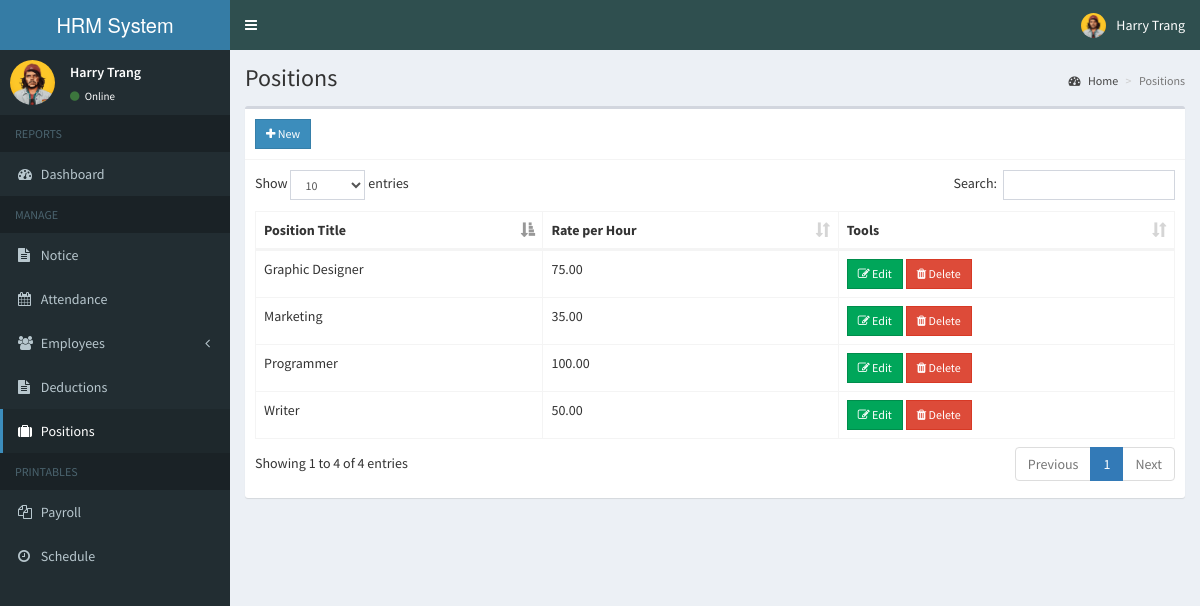
The page /admin/position.php (signed in) on the database its author committed.
### tables this page shows
CREATE TABLE `position` (
  `id` int(11) NOT NULL AUTO_INCREMENT,
  `description` varchar(150) NOT NULL,
  `rate` double NOT NULL,
  PRIMARY KEY (`id`)
);

### admin/includes/session.php (called while the page is built, shortened)
<?php
	include 'includes/conn.php';
	$sql = "SELECT * FROM admin WHERE id = '".$_SESSION['admin']."'";
	$query = $conn->query($sql);
	$user = $query->fetch_assoc();
?>

### admin/position.php (the view, shortened to what this page needs)
<?php include 'includes/session.php'; ?>
<?php include 'includes/header.php'; ?>
<body class="hold-transition skin-blue sidebar-mini">
<div class="wrapper">
  <?php include 'includes/navbar.php'; ?>
  <?php include 'includes/menubar.php'; ?>
  <div class="content-wrapper">
    <section class="content-header">
      <h1>
        Positions
      </h1>
      <ol class="breadcrumb">
        <li><a href="#"><i class="fa fa-dashboard"></i> Home</a></li>
        <li class="active">Positions</li>
      </ol>
    </section>
    <section class="content">
      <div class="row">
        <div class="col-xs-12">
          <div class="box">
            <div class="box-header with-border">
              <a href="#addnew" data-toggle="modal" class="btn btn-primary btn-sm btn-flat"><i class="fa fa-plus"></i> New</a>
            </div>
            <div class="box-body">
              <table id="example1" class="table table-bordered">
                <thead>
                  <th>Position Title</th>
                  <th>Rate per Hour</th>
                  <th>Tools</th>
                </thead>
                <tbody>
                  <?php
                    $sql = "SELECT * FROM position";
                    $query = $conn->query($sql);
                    while($row = $query->fetch_assoc()){
                      echo "
                        <tr>
                          <td>".$row['description']."</td>
                          <td>".number_format($row['rate'], 2)."</td>
                          <td>
                            <button class='btn btn-success btn-sm edit btn-flat' data-id='".$row['id']."'><i class='fa fa-edit'></i> Edit</button>
                            <button class='btn btn-danger btn-sm delete btn-flat' data-id='".$row['id']."'><i class='fa fa-trash'></i> Delete</button>
                          </td>
                        </tr>
                      ";
                    }
                  ?>
                </tbody>
              </table>
            </div>
          </div>
        </div>
      </div>
    </section>
  </div>
</div>
</body>
</html>

### admin/includes/navbar.php (shortened to what this page needs)
<header class="main-header">
    <a href="home.php" class="logo">
      <span class="logo-lg"><b></b>HRM System</span>
    </a>
    <nav class="navbar navbar-static-top">
      <a href="#" class="sidebar-toggle" data-toggle="push-menu" role="button">
      </a>
      <div class="navbar-custom-menu">
        <ul class="nav navbar-nav">
          <li class="dropdown user user-menu">
            <a href="#" class="dropdown-toggle" data-toggle="dropdown">
              <img src="<?php echo (!empty($user['photo'])) ? '../images/'.$user['photo'] : '../images/profile.jpg'; ?>" class="user-image" alt="User Image">
              <span class="hidden-xs"><?php echo $user['firstname'].' '.$user['lastname']; ?></span>
            </a>
          </li>
        </ul>
      </div>
    </nav>
  </header>

### admin/includes/menubar.php (shortened to what this page needs)
<aside class="main-sidebar">
    <section class="sidebar">
      <div class="user-panel">
        <div class="pull-left image">
          <img src="<?php echo (!empty($user['photo'])) ? '../images/'.$user['photo'] : '../images/profile.jpg'; ?>" class="img-circle" alt="User Image">
        </div>
        <div class="pull-left info">
          <p><?php echo $user['firstname'].' '.$user['lastname']; ?></p>
          <a><i class="fa fa-circle text-success"></i> Online</a>
        </div>
      </div>
      <ul class="sidebar-menu" data-widget="tree">
        <li class="header">REPORTS</li>
        <li class=""><a href="home.php"><i class="fa fa-dashboard"></i> <span>Dashboard</span></a></li>
        <li class="header">MANAGE</li>
        <li><a href="notice.php"><i class="fa fa-file-text"></i> Notice</a></li>
        <li><a href="attendance.php"><i class="fa fa-calendar"></i> <span>Attendance</span></a></li>
        <li class="treeview">
          <a href="#">
            <i class="fa fa-users"></i>
            <span>Employees</span>
            <span class="pull-right-container">
              <i class="fa fa-angle-left pull-right"></i>
            </span>
          </a>
        </li>
        <li><a href="deduction.php"><i class="fa fa-file-text"></i> Deductions</a></li>
        <li><a href="position.php"><i class="fa fa-suitcase"></i> Positions</a></li>
        <li class="header">PRINTABLES</li>
        <li><a href="payroll.php"><i class="fa fa-files-o"></i> <span>Payroll</span></a></li>
        <li><a href="schedule_employee.php"><i class="fa fa-clock-o"></i> <span>Schedule</span></a></li>
      </ul>
    </section>
  </aside>

### rows shown on the page
position: description "Programmer", rate "100.00"
position: description "Writer", rate "50.00"
position: description "Marketing", rate "35.00"
position: description "Graphic Designer", rate "75.00"

### other values the page prints
$user['firstname'] "Harry"
$user['lastname'] "Trang"
